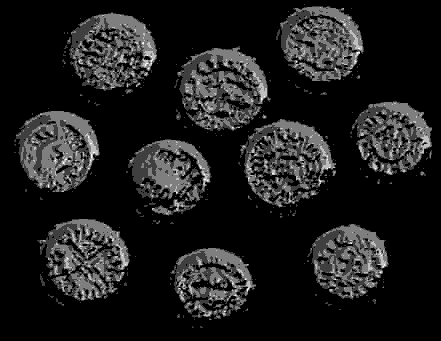
//> input picture LAB4-5/coin_norm_dir.jpg, 441 x 341 px
$ ./convolution coin_norm_dir.jpg   (built with g++ and OpenCV 4)
//> lines starting //> are read from the running program, lines starting //| are printed output that depends on the picture; after the words box and inside, x2 and y2 are one past the last pixel; in counts of white or black regions, pixels touching at a corner belong together
// header inclusion
#include <stdio.h>
#include <opencv/cv.h>        //you may need to
#include <opencv/highgui.h>   //adjust import locations
#include <opencv/cxcore.h>    //depending on your machine setup

#define pi 3.14159265358979323846

using namespace cv;
using namespace std;

void sobel(Mat &input, Mat &output_x, Mat &output_y, Mat &output_mag, Mat &output_dir);
void normalise(Mat &input, string num);
void threshold(Mat &input, int t, Mat &output);
void gaussian(Mat &input, int size, Mat &output);
void filter_non_max(Mat &input_mag, Mat &input_dir);
vector<vector<int> > h_transform(Mat &input, int r_min, int r_max, double threshold, Mat &direction);
void draw_circles(Mat &input, vector<vector<int> > circles);

// [13 lines left out: function malloc3dArray, not called in this run]

int main( int argc, char** argv ) {

	char* imageName = argv[1];

	Mat image;
	image = imread( imageName, 1 );
//> image is the input picture: 341 rows x 441 cols, CV_8UC3; min 0, max 4, mean 0.456

	if( argc != 2 || !image.data ) {
		printf( " No image data \n " );
		return -1;
	}

 	Mat img_gray;
 	cvtColor( image, img_gray, CV_BGR2GRAY );

	Mat img_blur;
	// set number for gaussian kernel size, different kernel size works better with different pic
	gaussian(img_gray, 7, img_blur);
//> after the loop in gaussian, `for ( int i = 0; i < input.rows; i++ )`:
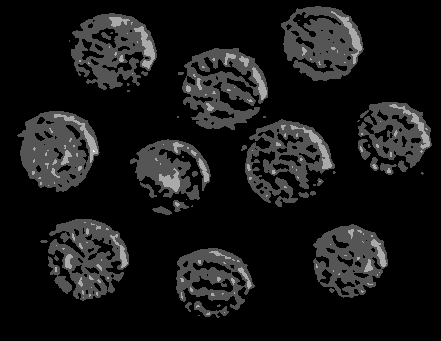
//> output: 341 rows x 441 cols, CV_8UC1; min 0, max 3, mean 0.268; drawn with min black and max white

	Mat img_x(image.size(), CV_32FC1);
	Mat img_y(image.size(), CV_32FC1);
	Mat img_magnitude(image.size(), CV_32FC1);
	Mat img_direction(image.size(), CV_32FC1);
	// output normalised magnitude and gradient image
	sobel(img_blur, img_x, img_y, img_magnitude, img_direction);

	Mat r_img_x(image.size(), CV_8UC1);
	Mat r_img_y(image.size(), CV_8UC1);
	Mat r_img_magnitude(image.size(), CV_8UC1, Scalar(0));
	Mat r_img_direction(image.size(), CV_8UC1, Scalar(0));

	normalize(img_x,r_img_x,0,255,NORM_MINMAX, CV_8UC1);
    normalize(img_y,r_img_y,0,255,NORM_MINMAX, CV_8UC1);
    normalize(img_magnitude,r_img_magnitude,0,255,NORM_MINMAX);
    normalize(img_direction,r_img_direction,0,255,NORM_MINMAX);
    imwrite("coin_x.jpg",r_img_x);
    imwrite("coin_y.jpg",r_img_y);
    imwrite("coin_mag.jpg",r_img_magnitude);
    imwrite("coin_dir.jpg", r_img_direction);

	// filter out some non-max values, this seems to improve detection ?
	// filter_non_max(img_magnitude, img_direction);

	Mat img_threshold = imread("coin_mag.jpg", 1);
    Mat gray_test;
    cvtColor( img_threshold, gray_test, CV_BGR2GRAY );

	// set threshold (between 0 and 255) for the normalised magnitude image
	threshold(gray_test, 50, img_threshold);

	vector<vector<int> > circles = h_tran(img_threshold, 35, 50, 30, img_direction);
	// vector<vector<int> > circles = h_tran(img_threshold, 35, 80, 31, img_direction);
	// vector<vector<int> > circles = h_tran(img_threshold, 25, 65, 16, img_direction); // solid amount of circles detected, some wrong size
	draw_circles(image, circles);

 	return 0;
}

void sobel(Mat &input, Mat &output_x, Mat &output_y, Mat &output_mag, Mat &output_dir) {

	Mat kX = Mat::ones(3, 3, CV_32F);

	// creating the sobel kernel for x
	kX.at<float>(0,0) = -1;
	kX.at<float>(1,0) = -2;
	kX.at<float>(0,1) = 0;
	kX.at<float>(1,1) = 0;
	kX.at<float>(1,2) = 2;
	kX.at<float>(1,2) = 2;
	kX.at<float>(2,0) = -1;
	kX.at<float>(2,1) = 0;

	// sobel kernel for y
	Mat kY = kX.t();

	int kernelRadiusX = ( kX.size[0] - 1 ) / 2;
	int kernelRadiusY = ( kX.size[1] - 1 ) / 2;

	Mat paddedInput;
	copyMakeBorder( input, paddedInput, kernelRadiusX, kernelRadiusX, kernelRadiusY, kernelRadiusY, BORDER_REPLICATE );
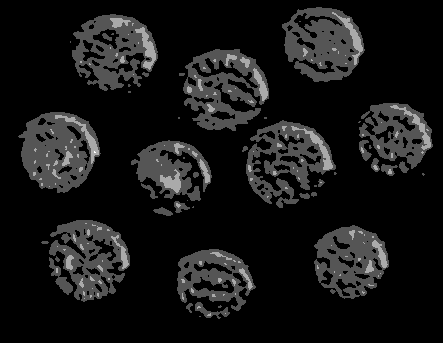
//> paddedInput: 343 rows x 443 cols, CV_8UC1; min 0, max 3, mean 0.265; drawn with min black and max white

	for ( int i = 0; i < input.rows; i++ ) {
		for( int j = 0; j < input.cols; j++ ) {
			float sum_x = 0.0;
			float sum_y = 0.0;
			for( int m = -kernelRadiusX; m <= kernelRadiusX; m++ ) {
				for( int n = -kernelRadiusY; n <= kernelRadiusY; n++ ) {
					int imagex = i + m + kernelRadiusX;
					int imagey = j + n + kernelRadiusY;
					int kernelx = m + kernelRadiusX;
					int kernely = n + kernelRadiusY;

					float imageval = ( int ) paddedInput.at<uchar>( imagex, imagey );
					float kernel_x = kX.at<float>( kernelx, kernely );
					float kernel_y = kY.at<float>( kernelx, kernely );

					sum_x += imageval * kernel_x;
					sum_y += imageval * kernel_y;
				}
			}
			output_x.at<float>(i, j) = (float) sum_x;
			output_y.at<float>(i, j) = (float) sum_y;
			output_mag.at<float>(i, j) = (float) sqrt((sum_y*sum_y) + (sum_x*sum_x));
			output_dir.at<float>(i, j) = (float) atan2(sum_y, sum_x);
		}
	}
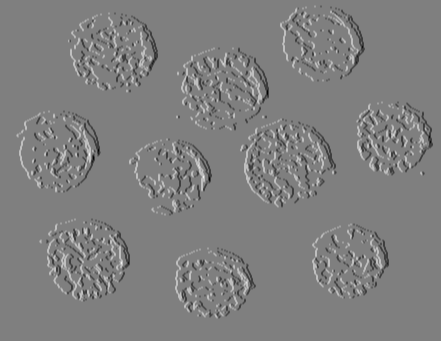
//> output_x: 341 rows x 441 cols, CV_32FC1; min -8, max 8, mean 0; drawn with min black and max white
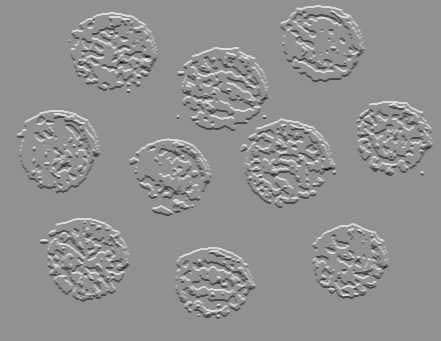
//> output_y: 341 rows x 441 cols, CV_32FC1; min -8, max 6, mean 0; drawn with min black and max white
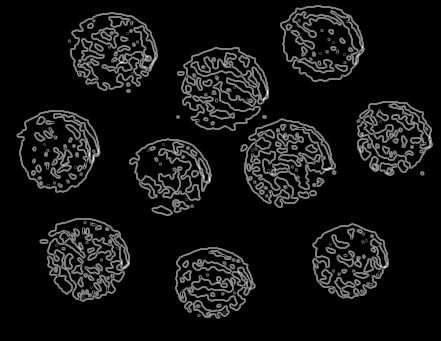
//> output_mag: 341 rows x 441 cols, CV_32FC1; min 0, max 8, mean 0.587; drawn with min black and max white
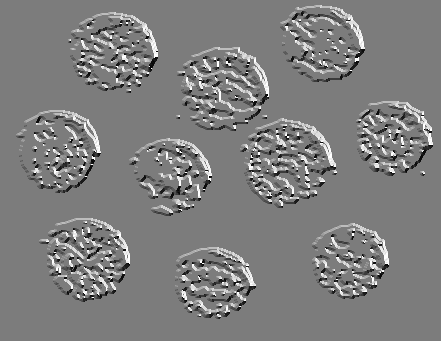
//> output_dir: 341 rows x 441 cols, CV_32FC1; min -3, max 3.14, mean 0.053; drawn with min black and max white
}

// [17 lines left out: function normalise, not called in this run]

void gaussian(Mat &input, int size, Mat &output)
{
	output.create(input.size(), input.type());

	cv::Mat kX = cv::getGaussianKernel(size, -1);
	cv::Mat kY = cv::getGaussianKernel(size, -1);

	// make it 2D multiply one by the transpose of the other
	cv::Mat kernel = kX * kY.t();

	// cout << "kernel: "<< endl<< kernel << endl<< endl;

	int kernelRadiusX = ( kernel.size[0] - 1 ) / 2;
	int kernelRadiusY = ( kernel.size[1] - 1 ) / 2;

	cv::Mat paddedInput;
	cv::copyMakeBorder( input, paddedInput,
		kernelRadiusX, kernelRadiusX, kernelRadiusY, kernelRadiusY,
		cv::BORDER_REPLICATE );

	for ( int i = 0; i < input.rows; i++ ) {
		for( int j = 0; j < input.cols; j++ ) {
			double sum = 0.0;
			for( int m = -kernelRadiusX; m <= kernelRadiusX; m++ ) {
				for( int n = -kernelRadiusY; n <= kernelRadiusY; n++ ) {
					// find the correct indices we are using
					int imagex = i + m + kernelRadiusX;
					int imagey = j + n + kernelRadiusY;
					int kernelx = m + kernelRadiusX;
					int kernely = n + kernelRadiusY;
					// get the values from the padded image and the kernel
					int imageval = ( int ) paddedInput.at<uchar>( imagex, imagey );
					double kernalval = kernel.at<double>( kernelx, kernely );
					// do the multiplication
					sum += imageval * kernalval;
				}
			}
			// set the output value as the sum of the convolution
			output.at<uchar>(i, j) = (uchar) sum;
		}
	}
}

// [19 lines left out: function filter_non_max, not called in this run]

void threshold(Mat &input, int t, Mat &output) {
//> called with t = 50
	assert(t >= 0 && t <= 255);
	output.create(input.size(), input.type());
	for(int i = 0; i < input.rows; i++) {
		for(int j = 0; j < input.cols; j++) {
			int val = (int) input.at<uchar>(i, j);
			if(val > t) {
				output.at<uchar>(i,j) = (uchar) 255;
			} else {
				output.at<uchar>(i,j) = (uchar) 0;
			}
		}
	}
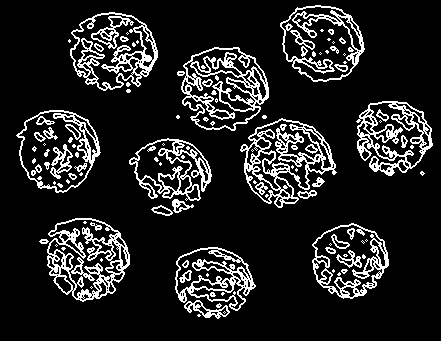
//> output: 341 rows x 441 cols, CV_8UC1; 13.6% white in thin lines or dots, all inside (x1, y1, x2, y2) = (16, 5, 433, 319)
//> (the run ends here: the program needs code that is not available in this run, at `vector<vector<int> > circles = h_tran(img_threshold, 35, 50, 30, img_d..`)

$ run again, on LAB4-5/coin_norm_x.jpg
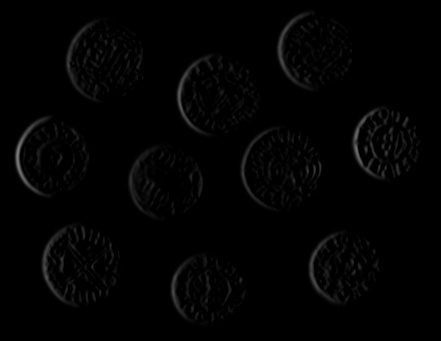
//> input picture LAB4-5/coin_norm_x.jpg, 441 x 341 px
//> image is the input picture: 341 rows x 441 cols, CV_8UC3; min 0, max 125, mean 2.7
//> after the loop in sobel, `for ( int i = 0; i < input.rows; i++ )`:
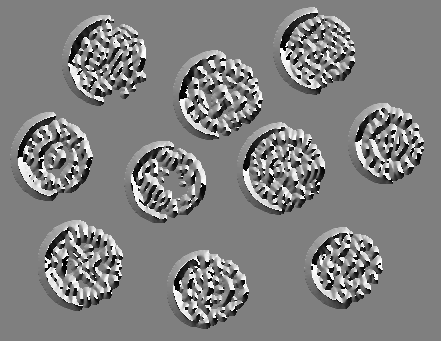
//> output_dir: 341 rows x 441 cols, CV_32FC1; min -3.13, max 3.14, mean 0.0314; drawn with min black and max white
//> after the loop in threshold, `for(int i = 0; i < input.rows; i++)`:
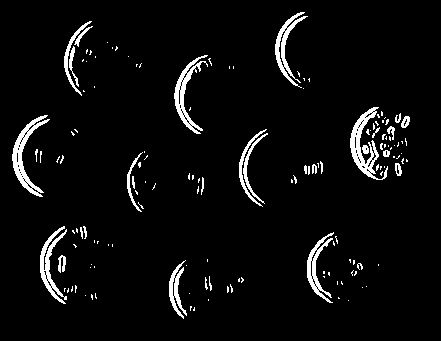
//> output: 341 rows x 441 cols, CV_8UC1; 4.8% white; 145 white regions (113 under 20 px), largest, box (x1, y1, x2, y2) and area: (350, 107, 388, 180) 865, (12, 115, 50, 197) 830, (174, 55, 208, 134) 711
